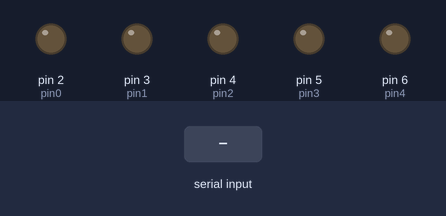
The sketch below on a simulated Arduino Uno, built with avr-gcc and run on an emulated ATmega328P. Shown: output pins drawn as LEDs (lit = HIGH). The test bench sets the inputs (shaded band).

Above: at 1.2 s.
1.3 s: "1" received over Serial
At 2.4 s:
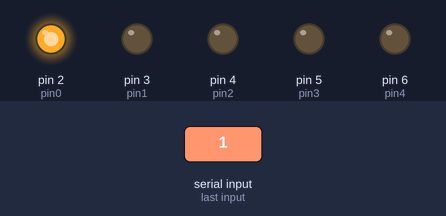
2.8 s: "2" received over Serial
At 3.5 s:
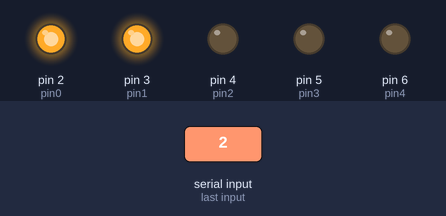
4.3 s: "3" received over Serial
At 4.7 s:
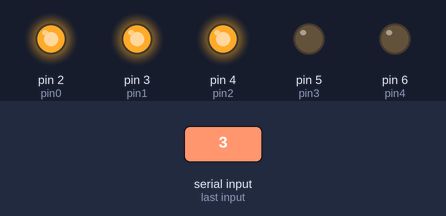
5.8 s: "4" received over Serial
At 7.0 s:
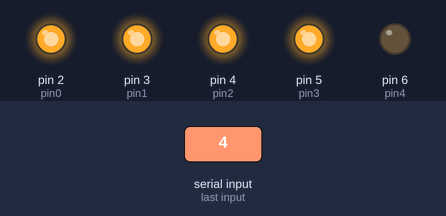
7.3 s: "5" received over Serial
At 8.2 s:
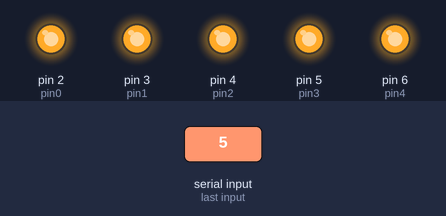
8.8 s: "0" received over Serial
At 9.3 s:
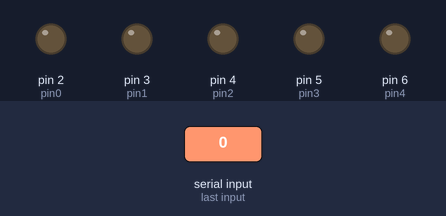
Timing chart, 0 to 11.3 s (numbered marks = the images above; inputs shaded):
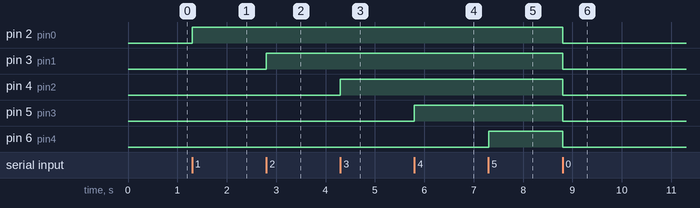

Measured:
- after the input at 1.3 s, pin 2 (pin0): LOW → HIGH at once
- after the input at 2.8 s, pin 3 (pin1): LOW → HIGH at once
- after the input at 4.3 s, pin 4 (pin2): LOW → HIGH at once
- after the input at 5.8 s, pin 5 (pin3): LOW → HIGH at once
- after the input at 7.3 s, pin 6 (pin4): LOW → HIGH at once
- after the input at 8.8 s, pin 2 (pin0), pin 3 (pin1), pin 4 (pin2), pin 5 (pin3), pin 6 (pin4): HIGH → LOW at once

The sketch:

count_finger.ino
```cpp
#define pin0 2
#define pin1 3
#define pin2 4
#define pin3 5
#define pin4 6

char pythonSignal;

void setup(){
  Serial.begin(9600);
  pinMode(pin0, OUTPUT);
  pinMode(pin1, OUTPUT);
  pinMode(pin2, OUTPUT);
  pinMode(pin3, OUTPUT);
  pinMode(pin4, OUTPUT);
}

void loop(){
  pythonSignal = Serial.read();

  switch (pythonSignal) {
    case '1' : //caso 1 dedo levantado

      digitalWrite(pin0, HIGH);
      digitalWrite(pin1, LOW);
      digitalWrite(pin2, LOW);
      digitalWrite(pin3, LOW);
      digitalWrite(pin4, LOW);
      break;

    case '2':
      digitalWrite(pin0, HIGH);
      digitalWrite(pin1, HIGH);
      digitalWrite(pin2, LOW);
      digitalWrite(pin3, LOW);
      digitalWrite(pin4, LOW);
      break;

    case '3':
      digitalWrite(pin0, HIGH);
      digitalWrite(pin1, HIGH);
      digitalWrite(pin2, HIGH);
      digitalWrite(pin3, LOW);
      digitalWrite(pin4, LOW);
      break;

    case '4':
      digitalWrite(pin0, HIGH);
      digitalWrite(pin1, HIGH);
      digitalWrite(pin2, HIGH);
      digitalWrite(pin3, HIGH);
      digitalWrite(pin4, LOW);
      break;

    case '5':
      digitalWrite(pin0, HIGH);
      digitalWrite(pin1, HIGH);
      digitalWrite(pin2, HIGH);
      digitalWrite(pin3, HIGH);
      digitalWrite(pin4, HIGH);
      break;

    case '0':
      digitalWrite(pin0, LOW);
      digitalWrite(pin1, LOW);
      digitalWrite(pin2, LOW);
      digitalWrite(pin3, LOW);
      digitalWrite(pin4, LOW);
      break;

  }

}

void turnOffLeds() {
    digitalWrite(pin0, LOW);
    digitalWrite(pin1, LOW);
    digitalWrite(pin2, LOW);
    digitalWrite(pin3, LOW);
    digitalWrite(pin4, LOW);
}
```
